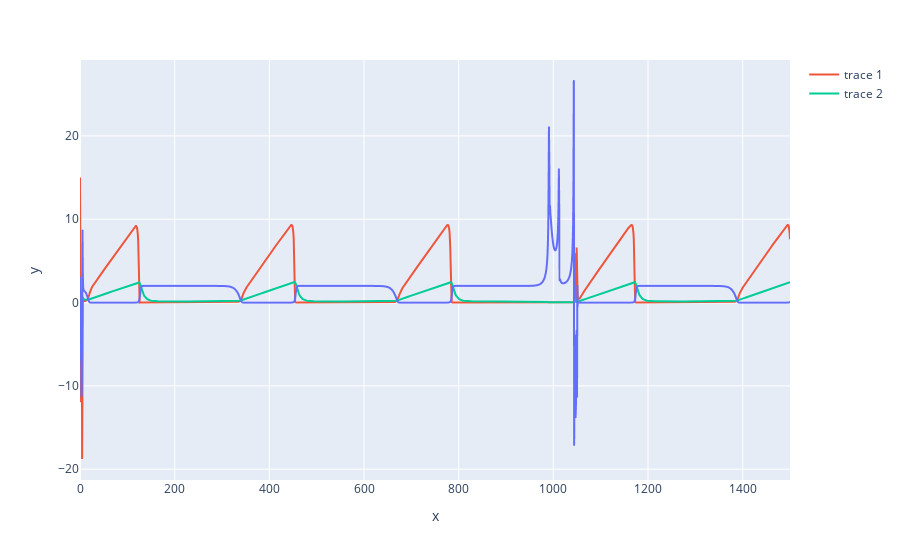

Write notebook code for a chart like this one.
### Markdown cell above
## Implicit runge-kutt

### SDIRK method

![Alt text](sdirk.png)

Source: https://www.mathnet.ru/links/7408ea1523279fa5eef2e6e06d201072/mm653.pdf

y[n+1] = y[n] + h * sum(b[i] * k[i]), where:

$ k_i = f(t_n + c_i*h, y_n + h*\sum_{j=1}^2{a_{i,j}*k_j} ), i=1,2 $

### Code cell
def calc_implicit_rk(n):
    g = 1 - 2**0.5 / 2
    c = np.array((g, 1))
    a = np.array((
        (g, 0),
        (1-g, g)
    ))
    b = np.array((1-g, g))

    tmax = 1500
    tmin = 0
    h = (tmax - tmin)/n
    t = np.linspace(tmin, tmax, n+1, endpoint=True)
    y = np.zeros((n+1, 3))
    y[0] = y0
    k = np.zeros((2,3))

    def to_call(yn):
        def to_solve(flat_k):
            k = flat_k.reshape((2,3))
            ans =  np.array((
                k[0] - f_calc(yn[0] + h * sum(a[0]*k[:,0]), yn[1] + h * sum(a[0]*k[:,1]), yn[2] + h * sum(a[0]*k[:,2])),
                k[1] - f_calc(yn[0] + h * sum(a[1]*k[:,0]), yn[1] + h * sum(a[1]*k[:,1]), yn[2] + h * sum(a[0]*k[:,2]))
            ))
            # print(ans)
            return ans.flatten()
        return to_solve

    for i in range(1, n+1):
        to_solve = to_call(y[i-1])
        k = sp.optimize.fsolve(to_solve, [1]*6).reshape((2,3))
        y[i][0] = y[i-1][0] + h*sum(b*k[:,0])
        y[i][1] = y[i-1][1] + h*sum(b*k[:,1])
        y[i][2] = y[i-1][2] + h*sum(b*k[:,2])
    return t, y 


t, y = calc_implicit_rk(2000)
# y = np.clip(y, None, 1e6)
# df = pd.DataFrame({'t': t, 'x': y[:,0], 'z': y[:,1]})
px.line(x=t, y=y[:,0]).add_trace(go.Scatter(x=t, y=y[:,1])).add_trace(go.Scatter(x=t, y=y[:,2]))

### Figure 1 — Plotly figure (JSON) as saved in the notebook; plotly's stock layout.template omitted (floating-point values rounded to 4 significant figures; data arrays with more than 128 entries replaced by an {"elided": "..."} marker saying what was removed)
{"data": [{"hovertemplate": "x=%{x}<br>y=%{y}<extra></extra>", "legendgroup": "", "line": {"color": "#636efa", "dash": "solid"}, "marker": {"symbol": "circle"}, "mode": "lines", "name": "", "showlegend": false, "type": "scattergl", "x": {"elided": "2001 float values"}, "xaxis": "x", "y": {"elided": "2001 float values"}, "yaxis": "y"}, {"type": "scatter", "x": {"elided": "2001 float values"}, "y": {"elided": "2001 float values"}}, {"type": "scatter", "x": {"elided": "2001 float values"}, "y": {"elided": "2001 float values"}}], "layout": {"legend": {"tracegroupgap": 0}, "margin": {"t": 60}, "xaxis": {"anchor": "y", "domain": [0, 1], "title": {"text": "x"}}, "yaxis": {"anchor": "x", "domain": [0, 1], "title": {"text": "y"}}}}
